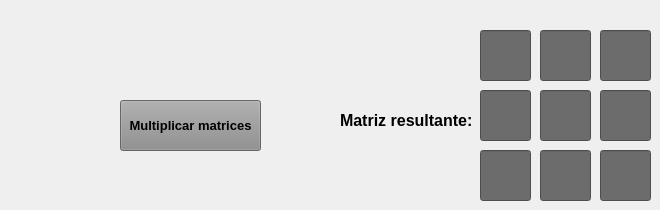
      <widget class="QWidget" name="tab_5">
       <attribute name="title">
        <string>Multiplicación</string>
       </attribute>
       <widget class="QPushButton" name="btnMultiplicar">
        <property name="geometry">
         <rect>
          <x>120</x>
          <y>100</y>
          <width>141</width>
          <height>51</height>
         </rect>
        </property>
        <property name="font">
         <font>
          <pointsize>10</pointsize>
          <bold>true</bold>
         </font>
        </property>
        <property name="styleSheet">
         <string notr="true">background-color: rgb(141, 141, 141);</string>
        </property>
        <property name="text">
         <string>Multiplicar matrices</string>
        </property>
       </widget>
       <widget class="QLineEdit" name="RM10">
        <property name="geometry">
         <rect>
          <x>480</x>
          <y>90</y>
          <width>51</width>
          <height>51</height>
         </rect>
        </property>
        <property name="font">
         <font>
          <pointsize>9</pointsize>
          <bold>false</bold>
         </font>
        </property>
        <property name="styleSheet">
         <string notr="true">background-color: rgb(108, 108, 108);</string>
        </property>
        <property name="readOnly">
         <bool>true</bool>
        </property>
       </widget>
       <widget class="QLineEdit" name="RM00">
        <property name="geometry">
         <rect>
          <x>480</x>
          <y>30</y>
          <width>51</width>
          <height>51</height>
         </rect>
        </property>
        <property name="font">
         <font>
          <pointsize>9</pointsize>
          <bold>false</bold>
         </font>
        </property>
        <property name="styleSheet">
         <string notr="true">background-color: rgb(108, 108, 108);</string>
        </property>
        <property name="readOnly">
         <bool>true</bool>
        </property>
       </widget>
       <widget class="QLineEdit" name="RM01">
        <property name="geometry">
         <rect>
          <x>540</x>
          <y>30</y>
          <width>51</width>
          <height>51</height>
         </rect>
        </property>
        <property name="font">
         <font>
          <pointsize>9</pointsize>
          <bold>false</bold>
         </font>
        </property>
        <property name="styleSheet">
         <string notr="true">background-color: rgb(108, 108, 108);</string>
        </property>
        <property name="readOnly">
         <bool>true</bool>
        </property>
       </widget>
       <widget class="QLineEdit" name="RM02">
        <property name="geometry">
         <rect>
          <x>600</x>
          <y>30</y>
          <width>51</width>
          <height>51</height>
         </rect>
        </property>
        <property name="font">
         <font>
          <pointsize>9</pointsize>
          <bold>false</bold>
         </font>
        </property>
        <property name="styleSheet">
         <string notr="true">background-color: rgb(108, 108, 108);</string>
        </property>
        <property name="readOnly">
         <bool>true</bool>
        </property>
       </widget>
       <widget class="QLineEdit" name="RM22">
        <property name="geometry">
         <rect>
          <x>600</x>
          <y>150</y>
          <width>51</width>
          <height>51</height>
         </rect>
        </property>
        <property name="font">
         <font>
          <pointsize>9</pointsize>
          <bold>false</bold>
         </font>
        </property>
        <property name="styleSheet">
         <string notr="true">background-color: rgb(108, 108, 108);</string>
        </property>
        <property name="readOnly">
         <bool>true</bool>
        </property>
       </widget>
       <widget class="QLineEdit" name="RM12">
        <property name="geometry">
         <rect>
          <x>600</x>
          <y>90</y>
          <width>51</width>
          <height>51</height>
         </rect>
        </property>
        <property name="font">
         <font>
          <pointsize>9</pointsize>
          <bold>false</bold>
         </font>
        </property>
        <property name="styleSheet">
         <string notr="true">background-color: rgb(108, 108, 108);</string>
        </property>
        <property name="readOnly">
         <bool>true</bool>
        </property>
       </widget>
       <widget class="QLineEdit" name="RM11">
        <property name="geometry">
         <rect>
          <x>540</x>
          <y>90</y>
          <width>51</width>
          <height>51</height>
         </rect>
        </property>
        <property name="font">
         <font>
          <pointsize>9</pointsize>
          <bold>false</bold>
         </font>
        </property>
        <property name="styleSheet">
         <string notr="true">background-color: rgb(108, 108, 108);</string>
        </property>
        <property name="readOnly">
         <bool>true</bool>
        </property>
       </widget>
       <widget class="QLineEdit" name="RM20">
        <property name="geometry">
         <rect>
          <x>480</x>
          <y>150</y>
          <width>51</width>
          <height>51</height>
         </rect>
        </property>
        <property name="font">
         <font>
          <pointsize>9</pointsize>
          <bold>false</bold>
         </font>
        </property>
        <property name="styleSheet">
         <string notr="true">background-color: rgb(108, 108, 108);</string>
        </property>
        <property name="readOnly">
         <bool>true</bool>
        </property>
       </widget>
       <widget class="QLabel" name="label_5">
        <property name="geometry">
         <rect>
          <x>340</x>
          <y>110</y>
          <width>131</width>
          <height>21</height>
         </rect>
        </property>
        <property name="font">
         <font>
          <pointsize>12</pointsize>
          <bold>true</bold>
         </font>
        </property>
        <property name="text">
         <string>Matriz resultante:</string>
        </property>
       </widget>
       <widget class="QLineEdit" name="RM21">
        <property name="geometry">
         <rect>
          <x>540</x>
          <y>150</y>
          <width>51</width>
          <height>51</height>
         </rect>
        </property>
        <property name="font">
         <font>
          <pointsize>9</pointsize>
          <bold>false</bold>
         </font>
        </property>
        <property name="styleSheet">
         <string notr="true">background-color: rgb(108, 108, 108);</string>
        </property>
        <property name="readOnly">
         <bool>true</bool>
        </property>
       </widget>
      </widget>
